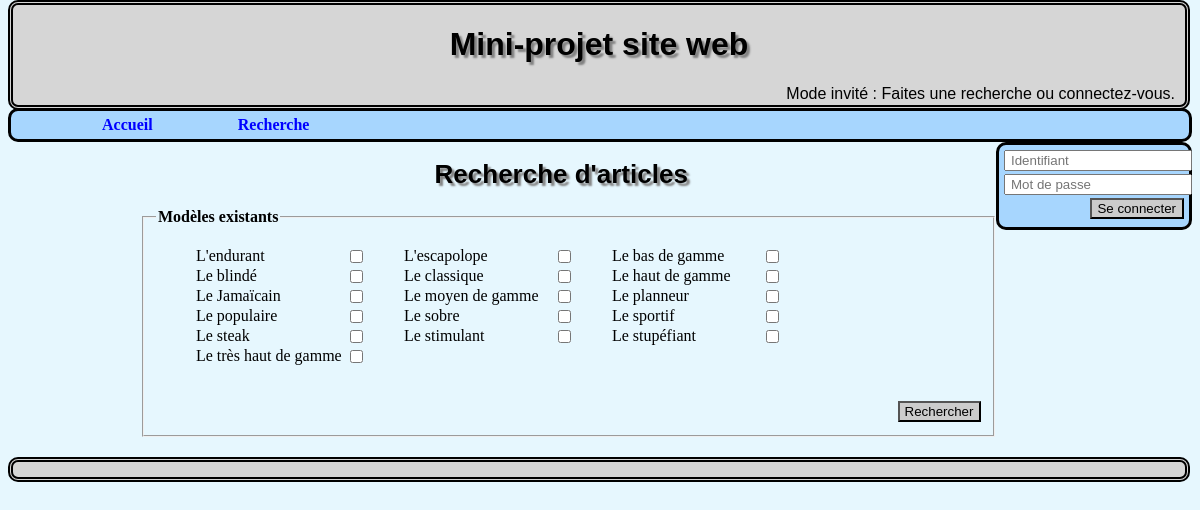
Page /recherche.php on the committed database.
### tables this page shows
CREATE TABLE Fournisseur (
modele varchar(30),
prixFournisseur int(3),
PRIMARY KEY (modele)
);

### recherche.php (the view, shortened to what this page needs)
<!DOCTYPE html>
<html>
    <head>
        <link rel="stylesheet" href="style.css" type="text/css" />
    </head>
    <body>
		<?php
		include("includes/session.php");
		include("includes/header.php");
		include("includes/menu.php");
		include("includes/login.php");
		?>
		<div class="contenu">
			<h1>Recherche d'articles</h1>
		<form  action="articles.php" method="post" id="recherche">
			<fieldset>
				<legend>Modèles existants</legend>
					<ul>
				<?php
				$articles = $bdd->query('SELECT modele FROM Fournisseur');
				while ($article = $articles->fetch()) {
					echo '<li><input type="checkbox" name="' . str_replace(' ', '', $article['modele']) . '"/>';
					echo '<label for="' . str_replace(' ', '', $article['modele']) . '">' . $article['modele'] . '</label></li>';
				}
				?>
					</ul>
				<br />
				<input type="submit" value="Rechercher" />
			</fieldset>
		</form>
		</div>
		<?php include("includes/footer.php");?>
    </body>
</html>

### style.css (style rules this page uses)
body { background-color: #E6F7FE; }
.contenu { width: 80%; margin: auto; }
h1 { font-size: 32px; font-family: Arial, Helvetica, sans-serif; text-shadow: 3px 3px 2px grey; text-align: center; }
.contenu h1 { font-size: 26px; }
input { margin-bottom: 3px; padding-left: 5px; }
input[type=submit] { background : #ccc; display:block; float: right; }
#recherche fieldset { width: 90%; margin: auto; margin-bottom: 20px; }
#recherche legend { font-weight: bold; }
#recherche li, #larticle li { display: inline-block; list-style: none; width: 13em; }
label { display: block; float: left; width: 150px; }
.contenu form { margin: 0px 15px 10px 15px; }

### rows in the picture
fournisseur: modele "L'endurant"
fournisseur: modele "L'escapolope"
fournisseur: modele "Le bas de gamme"
fournisseur: modele "Le blindé"
fournisseur: modele "Le classique"
fournisseur: modele "Le haut de gamme"
fournisseur: modele "Le Jamaïcain"
fournisseur: modele "Le moyen de gamme"
fournisseur: modele "Le planneur"
fournisseur: modele "Le populaire"
fournisseur: modele "Le sobre"
fournisseur: modele "Le sportif"
fournisseur: modele "Le steak"
fournisseur: modele "Le stimulant"
fournisseur: modele "Le stupéfiant"
fournisseur: modele "Le très haut de gamme"
